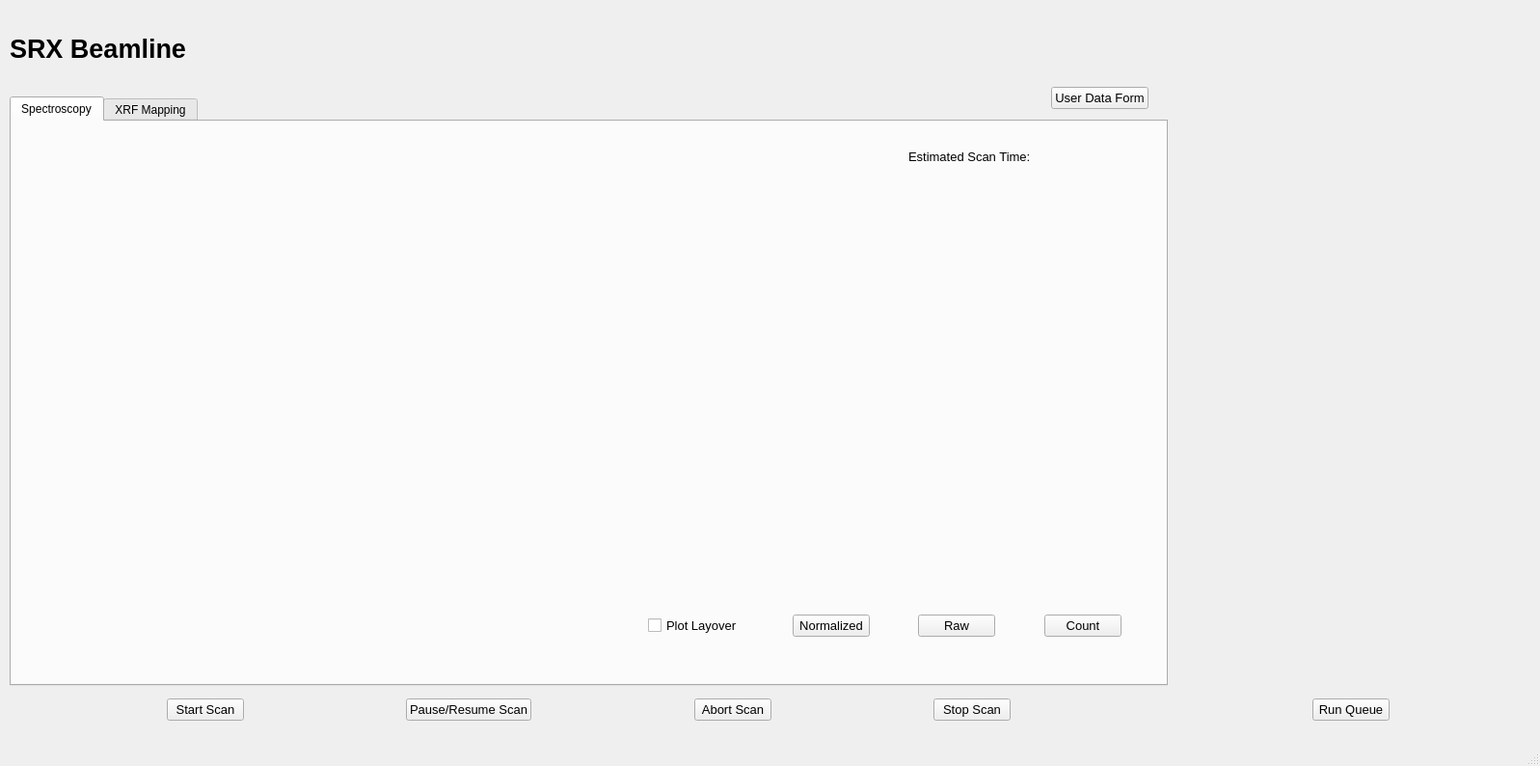
<?xml version="1.0" encoding="UTF-8"?>
<ui version="4.0">
 <class>MainWindow</class>
 <widget class="QMainWindow" name="MainWindow">
  <property name="geometry">
   <rect>
    <x>0</x>
    <y>0</y>
    <width>1597</width>
    <height>794</height>
   </rect>
  </property>
  <property name="windowTitle">
   <string>MainWindow</string>
  </property>
  <widget class="QWidget" name="centralwidget">
   <widget class="QStackedWidget" name="stackedWidget">
    <property name="geometry">
     <rect>
      <x>0</x>
      <y>0</y>
      <width>1581</width>
      <height>761</height>
     </rect>
    </property>
    <property name="currentIndex">
     <number>1</number>
    </property>
    <widget class="Metadata" name="page">
     <widget class="QLabel" name="label">
      <property name="geometry">
       <rect>
        <x>10</x>
        <y>30</y>
        <width>201</width>
        <height>41</height>
       </rect>
      </property>
      <property name="font">
       <font>
        <pointsize>20</pointsize>
        <weight>75</weight>
        <bold>true</bold>
       </font>
      </property>
      <property name="text">
       <string>SRX Beamline </string>
      </property>
     </widget>
     <widget class="QLabel" name="label_10">
      <property name="geometry">
       <rect>
        <x>1360</x>
        <y>10</y>
        <width>211</width>
        <height>71</height>
       </rect>
      </property>
      <property name="text">
       <string/>
      </property>
      <property name="pixmap">
       <pixmap>nsls-ii.png</pixmap>
      </property>
     </widget>
     <widget class="QPushButton" name="submit">
      <property name="geometry">
       <rect>
        <x>740</x>
        <y>710</y>
        <width>101</width>
        <height>23</height>
       </rect>
      </property>
      <property name="font">
       <font>
        <pointsize>10</pointsize>
       </font>
      </property>
      <property name="text">
       <string>Submit</string>
      </property>
     </widget>
    </widget>
    <widget class="QWidget" name="page_2">
     <widget class="QTabWidget" name="tabWidget">
      <property name="geometry">
       <rect>
        <x>10</x>
        <y>100</y>
        <width>1201</width>
        <height>611</height>
       </rect>
      </property>
      <property name="currentIndex">
       <number>0</number>
      </property>
      <widget class="Spectroscopy" name="Xanes">
       <attribute name="title">
        <string>Spectroscopy</string>
       </attribute>
       <widget class="QWidget" name="layoutWidget">
        <property name="geometry">
         <rect>
          <x>930</x>
          <y>20</y>
          <width>261</width>
          <height>32</height>
         </rect>
        </property>
        <layout class="QHBoxLayout" name="horizontalLayout_3">
         <item>
          <widget class="QLabel" name="label_5">
           <property name="font">
            <font>
             <pointsize>10</pointsize>
            </font>
           </property>
           <property name="text">
            <string>Estimated Scan Time:</string>
           </property>
          </widget>
         </item>
         <item>
          <widget class="QLabel" name="scan_time">
           <property name="text">
            <string/>
           </property>
          </widget>
         </item>
        </layout>
       </widget>
       <widget class="QStackedWidget" name="stackedWidget_3">
        <property name="geometry">
         <rect>
          <x>620</x>
          <y>70</y>
          <width>563</width>
          <height>511</height>
         </rect>
        </property>
        <property name="currentIndex">
         <number>0</number>
        </property>
        <widget class="QWidget" name="page_5">
         <widget class="QWidget" name="horizontalLayoutWidget_13">
          <property name="geometry">
           <rect>
            <x>40</x>
            <y>440</y>
            <width>491</width>
            <height>26</height>
           </rect>
          </property>
          <layout class="QHBoxLayout" name="horizontalLayout_11">
           <item>
            <widget class="QCheckBox" name="plot_layover_2">
             <property name="font">
              <font>
               <pointsize>10</pointsize>
              </font>
             </property>
             <property name="text">
              <string>Plot Layover</string>
             </property>
            </widget>
           </item>
           <item>
            <widget class="QLabel" name="label_39">
             <property name="text">
              <string/>
             </property>
            </widget>
           </item>
           <item>
            <widget class="QPushButton" name="normalized1">
             <property name="font">
              <font>
               <pointsize>10</pointsize>
              </font>
             </property>
             <property name="text">
              <string>Normalized</string>
             </property>
            </widget>
           </item>
           <item>
            <widget class="QLabel" name="label_37">
             <property name="text">
              <string/>
             </property>
            </widget>
           </item>
           <item>
            <widget class="QPushButton" name="raw1">
             <property name="font">
              <font>
               <pointsize>10</pointsize>
              </font>
             </property>
             <property name="text">
              <string>Raw</string>
             </property>
            </widget>
           </item>
           <item>
            <widget class="QLabel" name="label_38">
             <property name="text">
              <string/>
             </property>
            </widget>
           </item>
           <item>
            <widget class="QPushButton" name="count1">
             <property name="font">
              <font>
               <pointsize>10</pointsize>
              </font>
             </property>
             <property name="text">
              <string>Count</string>
             </property>
            </widget>
           </item>
          </layout>
         </widget>
         <widget class="Canvas" name="results" native="true">
          <property name="geometry">
           <rect>
            <x>0</x>
            <y>0</y>
            <width>561</width>
            <height>441</height>
           </rect>
          </property>
         </widget>
        </widget>
        <widget class="QWidget" name="page_6">
         <widget class="QWidget" name="horizontalLayoutWidget_9">
          <property name="geometry">
           <rect>
            <x>40</x>
            <y>440</y>
            <width>491</width>
            <height>26</height>
           </rect>
          </property>
          <layout class="QHBoxLayout" name="horizontalLayout_9">
           <item>
            <widget class="QCheckBox" name="plot_layover_3">
             <property name="font">
              <font>
               <pointsize>10</pointsize>
              </font>
             </property>
             <property name="text">
              <string>Plot Layover</string>
             </property>
            </widget>
           </item>
           <item>
            <widget class="QLabel" name="label_40">
             <property name="text">
              <string/>
             </property>
            </widget>
           </item>
           <item>
            <widget class="QPushButton" name="normalized2">
             <property name="font">
              <font>
               <pointsize>10</pointsize>
              </font>
             </property>
             <property name="text">
              <string>Normalized</string>
             </property>
            </widget>
           </item>
           <item>
            <widget class="QLabel" name="label_33">
             <property name="text">
              <string/>
             </property>
            </widget>
           </item>
           <item>
            <widget class="QPushButton" name="raw2">
             <property name="font">
              <font>
               <pointsize>10</pointsize>
              </font>
             </property>
             <property name="text">
              <string>Raw</string>
             </property>
            </widget>
           </item>
           <item>
            <widget class="QLabel" name="label_34">
             <property name="text">
              <string/>
             </property>
            </widget>
           </item>
           <item>
            <widget class="QPushButton" name="count2">
             <property name="font">
              <font>
               <pointsize>10</pointsize>
              </font>
             </property>
             <property name="text">
              <string>Count</string>
             </property>
            </widget>
           </item>
          </layout>
         </widget>
         <widget class="Canvas" name="results_2" native="true">
          <property name="geometry">
           <rect>
            <x>0</x>
            <y>0</y>
            <width>561</width>
            <height>441</height>
           </rect>
          </property>
         </widget>
        </widget>
        <widget class="QWidget" name="page_7">
         <widget class="QWidget" name="horizontalLayoutWidget_12">
          <property name="geometry">
           <rect>
            <x>40</x>
            <y>440</y>
            <width>491</width>
            <height>26</height>
           </rect>
          </property>
          <layout class="QHBoxLayout" name="horizontalLayout_10">
           <item>
            <widget class="QCheckBox" name="plot_layover">
             <property name="font">
              <font>
               <pointsize>10</pointsize>
              </font>
             </property>
             <property name="text">
              <string>Plot Layover</string>
             </property>
            </widget>
           </item>
           <item>
            <widget class="QLabel" name="label_6">
             <property name="text">
              <string/>
             </property>
            </widget>
           </item>
           <item>
            <widget class="QPushButton" name="normalized3">
             <property name="font">
              <font>
               <pointsize>10</pointsize>
              </font>
             </property>
             <property name="text">
              <string>Normalized</string>
             </property>
            </widget>
           </item>
           <item>
            <widget class="QLabel" name="label_35">
             <property name="text">
              <string/>
             </property>
            </widget>
           </item>
           <item>
            <widget class="QPushButton" name="raw3">
             <property name="font">
              <font>
               <pointsize>10</pointsize>
              </font>
             </property>
             <property name="text">
              <string>Raw</string>
             </property>
            </widget>
           </item>
           <item>
            <widget class="QLabel" name="label_36">
             <property name="text">
              <string/>
             </property>
            </widget>
           </item>
           <item>
            <widget class="QPushButton" name="count3">
             <property name="font">
              <font>
               <pointsize>10</pointsize>
              </font>
             </property>
             <property name="text">
              <string>Count</string>
             </property>
            </widget>
           </item>
          </layout>
         </widget>
         <widget class="Canvas" name="results_3" native="true">
          <property name="geometry">
           <rect>
            <x>0</x>
            <y>0</y>
            <width>561</width>
            <height>441</height>
           </rect>
          </property>
         </widget>
        </widget>
       </widget>
      </widget>
      <widget class="QWidget" name="XRFMapping">
       <attribute name="title">
        <string>XRF Mapping</string>
       </attribute>
      </widget>
     </widget>
     <widget class="QLabel" name="label_2">
      <property name="geometry">
       <rect>
        <x>10</x>
        <y>30</y>
        <width>201</width>
        <height>41</height>
       </rect>
      </property>
      <property name="font">
       <font>
        <pointsize>20</pointsize>
        <weight>75</weight>
        <bold>true</bold>
       </font>
      </property>
      <property name="text">
       <string>SRX Beamline </string>
      </property>
     </widget>
     <widget class="QPushButton" name="userdataform">
      <property name="geometry">
       <rect>
        <x>1090</x>
        <y>90</y>
        <width>101</width>
        <height>23</height>
       </rect>
      </property>
      <property name="font">
       <font>
        <pointsize>10</pointsize>
       </font>
      </property>
      <property name="text">
       <string>User Data Form</string>
      </property>
     </widget>
     <widget class="QLabel" name="label_4">
      <property name="geometry">
       <rect>
        <x>1360</x>
        <y>10</y>
        <width>211</width>
        <height>71</height>
       </rect>
      </property>
      <property name="text">
       <string/>
      </property>
      <property name="pixmap">
       <pixmap>nsls-ii.png</pixmap>
      </property>
     </widget>
     <widget class="QWidget" name="horizontalLayoutWidget">
      <property name="geometry">
       <rect>
        <x>10</x>
        <y>720</y>
        <width>1201</width>
        <height>31</height>
       </rect>
      </property>
      <layout class="QHBoxLayout" name="horizontalLayout">
       <item>
        <spacer name="horizontalSpacer">
         <property name="orientation">
          <enum>Qt::Horizontal</enum>
         </property>
         <property name="sizeHint" stdset="0">
          <size>
           <width>40</width>
           <height>20</height>
          </size>
         </property>
        </spacer>
       </item>
       <item>
        <widget class="QPushButton" name="start_scan">
         <property name="font">
          <font>
           <pointsize>10</pointsize>
          </font>
         </property>
         <property name="text">
          <string>Start Scan</string>
         </property>
        </widget>
       </item>
       <item>
        <spacer name="horizontalSpacer_2">
         <property name="orientation">
          <enum>Qt::Horizontal</enum>
         </property>
         <property name="sizeHint" stdset="0">
          <size>
           <width>40</width>
           <height>20</height>
          </size>
         </property>
        </spacer>
       </item>
       <item>
        <widget class="QPushButton" name="pause_resume_scan">
         <property name="font">
          <font>
           <pointsize>10</pointsize>
          </font>
         </property>
         <property name="text">
          <string>Pause/Resume Scan</string>
         </property>
        </widget>
       </item>
       <item>
        <spacer name="horizontalSpacer_3">
         <property name="orientation">
          <enum>Qt::Horizontal</enum>
         </property>
         <property name="sizeHint" stdset="0">
          <size>
           <width>40</width>
           <height>20</height>
          </size>
         </property>
        </spacer>
       </item>
       <item>
        <widget class="QPushButton" name="abort_scan">
         <property name="font">
          <font>
           <pointsize>10</pointsize>
          </font>
         </property>
         <property name="text">
          <string>Abort Scan</string>
         </property>
        </widget>
       </item>
       <item>
        <spacer name="horizontalSpacer_4">
         <property name="orientation">
          <enum>Qt::Horizontal</enum>
         </property>
         <property name="sizeHint" stdset="0">
          <size>
           <width>40</width>
           <height>20</height>
          </size>
         </property>
        </spacer>
       </item>
       <item>
        <widget class="QPushButton" name="stop_scan">
         <property name="font">
          <font>
           <pointsize>10</pointsize>
          </font>
         </property>
         <property name="text">
          <string>Stop Scan</string>
         </property>
        </widget>
       </item>
       <item>
        <spacer name="horizontalSpacer_5">
         <property name="orientation">
          <enum>Qt::Horizontal</enum>
         </property>
         <property name="sizeHint" stdset="0">
          <size>
           <width>40</width>
           <height>20</height>
          </size>
         </property>
        </spacer>
       </item>
      </layout>
     </widget>
     <widget class="QStackedWidget" name="stackedWidget_2">
      <property name="geometry">
       <rect>
        <x>1220</x>
        <y>120</y>
        <width>361</width>
        <height>591</height>
       </rect>
      </property>
      <widget class="Queue" name="page_3"/>
      <widget class="QWidget" name="page_4"/>
     </widget>
     <widget class="QWidget" name="horizontalLayoutWidget_2">
      <property name="geometry">
       <rect>
        <x>1220</x>
        <y>720</y>
        <width>361</width>
        <height>31</height>
       </rect>
      </property>
      <layout class="QHBoxLayout" name="horizontalLayout_2">
       <item>
        <spacer name="horizontalSpacer_6">
         <property name="orientation">
          <enum>Qt::Horizontal</enum>
         </property>
         <property name="sizeHint" stdset="0">
          <size>
           <width>40</width>
           <height>20</height>
          </size>
         </property>
        </spacer>
       </item>
       <item>
        <widget class="QPushButton" name="run_queue">
         <property name="font">
          <font>
           <pointsize>10</pointsize>
          </font>
         </property>
         <property name="text">
          <string>Run Queue</string>
         </property>
        </widget>
       </item>
       <item>
        <spacer name="horizontalSpacer_7">
         <property name="orientation">
          <enum>Qt::Horizontal</enum>
         </property>
         <property name="sizeHint" stdset="0">
          <size>
           <width>40</width>
           <height>20</height>
          </size>
         </property>
        </spacer>
       </item>
      </layout>
     </widget>
    </widget>
   </widget>
  </widget>
  <widget class="QMenuBar" name="menubar">
   <property name="geometry">
    <rect>
     <x>0</x>
     <y>0</y>
     <width>1597</width>
     <height>21</height>
    </rect>
   </property>
  </widget>
  <widget class="QStatusBar" name="statusbar"/>
 </widget>
 <customwidgets>
  <customwidget>
   <class>Canvas</class>
   <extends>QWidget</extends>
   <header>canvas.h</header>
   <container>1</container>
  </customwidget>
  <customwidget>
   <class>Metadata</class>
   <extends>QWidget</extends>
   <header>Metadata.h</header>
   <container>1</container>
  </customwidget>
  <customwidget>
   <class>Queue</class>
   <extends>QWidget</extends>
   <header>Queue.h</header>
   <container>1</container>
  </customwidget>
  <customwidget>
   <class>Spectroscopy</class>
   <extends>QWidget</extends>
   <header>Spectroscopy.h</header>
   <container>1</container>
  </customwidget>
 </customwidgets>
 <resources/>
 <connections>
  <connection>
   <sender>normalized3</sender>
   <signal>clicked()</signal>
   <receiver>MainWindow</receiver>
   <slot>normalizedgraph()</slot>
   <hints>
    <hint type="sourcelabel">
     <x>861</x>
     <y>672</y>
    </hint>
    <hint type="destinationlabel">
     <x>953</x>
     <y>841</y>
    </hint>
   </hints>
  </connection>
  <connection>
   <sender>raw3</sender>
   <signal>clicked()</signal>
   <receiver>MainWindow</receiver>
   <slot>rawgraph()</slot>
   <hints>
    <hint type="sourcelabel">
     <x>992</x>
     <y>667</y>
    </hint>
    <hint type="destinationlabel">
     <x>996</x>
     <y>879</y>
    </hint>
   </hints>
  </connection>
  <connection>
   <sender>count3</sender>
   <signal>clicked()</signal>
   <receiver>MainWindow</receiver>
   <slot>countgraph()</slot>
   <hints>
    <hint type="sourcelabel">
     <x>1129</x>
     <y>660</y>
    </hint>
    <hint type="destinationlabel">
     <x>1161</x>
     <y>879</y>
    </hint>
   </hints>
  </connection>
  <connection>
   <sender>normalized1</sender>
   <signal>clicked()</signal>
   <receiver>MainWindow</receiver>
   <slot>normalizedgraph()</slot>
   <hints>
    <hint type="sourcelabel">
     <x>845</x>
     <y>666</y>
    </hint>
    <hint type="destinationlabel">
     <x>860</x>
     <y>853</y>
    </hint>
   </hints>
  </connection>
  <connection>
   <sender>raw1</sender>
   <signal>clicked()</signal>
   <receiver>MainWindow</receiver>
   <slot>rawgraph()</slot>
   <hints>
    <hint type="sourcelabel">
     <x>1025</x>
     <y>661</y>
    </hint>
    <hint type="destinationlabel">
     <x>1027</x>
     <y>833</y>
    </hint>
   </hints>
  </connection>
  <connection>
   <sender>count1</sender>
   <signal>clicked()</signal>
   <receiver>MainWindow</receiver>
   <slot>countgraph()</slot>
   <hints>
    <hint type="sourcelabel">
     <x>1130</x>
     <y>671</y>
    </hint>
    <hint type="destinationlabel">
     <x>1091</x>
     <y>879</y>
    </hint>
   </hints>
  </connection>
  <connection>
   <sender>normalized2</sender>
   <signal>clicked()</signal>
   <receiver>MainWindow</receiver>
   <slot>normalizedgraph()</slot>
   <hints>
    <hint type="sourcelabel">
     <x>855</x>
     <y>673</y>
    </hint>
    <hint type="destinationlabel">
     <x>876</x>
     <y>879</y>
    </hint>
   </hints>
  </connection>
  <connection>
   <sender>raw2</sender>
   <signal>clicked()</signal>
   <receiver>MainWindow</receiver>
   <slot>rawgraph()</slot>
   <hints>
    <hint type="sourcelabel">
     <x>967</x>
     <y>665</y>
    </hint>
    <hint type="destinationlabel">
     <x>957</x>
     <y>809</y>
    </hint>
   </hints>
  </connection>
  <connection>
   <sender>count2</sender>
   <signal>clicked()</signal>
   <receiver>MainWindow</receiver>
   <slot>countgraph()</slot>
   <hints>
    <hint type="sourcelabel">
     <x>1122</x>
     <y>665</y>
    </hint>
    <hint type="destinationlabel">
     <x>1114</x>
     <y>818</y>
    </hint>
   </hints>
  </connection>
 </connections>
 <slots>
  <slot>setdefault()</slot>
  <slot>normalizedgraph()</slot>
  <slot>rawgraph()</slot>
  <slot>countgraph()</slot>
 </slots>
</ui>
